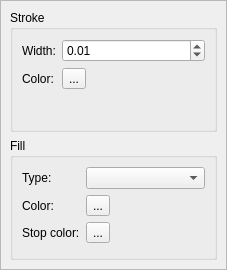
<?xml version="1.0" encoding="UTF-8"?>
<ui version="4.0">
 <class>ColorHandlerEditor</class>
 <widget class="QWidget" name="ColorHandlerEditor">
  <property name="geometry">
   <rect>
    <x>0</x>
    <y>0</y>
    <width>227</width>
    <height>270</height>
   </rect>
  </property>
  <layout class="QGridLayout" name="gridLayout">
   <property name="leftMargin">
    <number>0</number>
   </property>
   <property name="topMargin">
    <number>0</number>
   </property>
   <property name="rightMargin">
    <number>0</number>
   </property>
   <property name="bottomMargin">
    <number>0</number>
   </property>
   <item row="0" column="0">
    <widget class="QFrame" name="frame">
     <property name="frameShape">
      <enum>QFrame::StyledPanel</enum>
     </property>
     <property name="frameShadow">
      <enum>QFrame::Raised</enum>
     </property>
     <layout class="QGridLayout" name="gridLayout_2">
      <item row="0" column="0">
       <widget class="QGroupBox" name="groupBox">
        <property name="title">
         <string>Stroke</string>
        </property>
        <layout class="QFormLayout" name="formLayout">
         <item row="0" column="0">
          <widget class="QLabel" name="label">
           <property name="text">
            <string>Width:</string>
           </property>
          </widget>
         </item>
         <item row="0" column="1">
          <widget class="QDoubleSpinBox" name="sbWidth">
           <property name="wrapping">
            <bool>true</bool>
           </property>
           <property name="minimum">
            <double>0.010000000000000</double>
           </property>
           <property name="maximum">
            <double>10.000000000000000</double>
           </property>
          </widget>
         </item>
         <item row="1" column="0">
          <widget class="QLabel" name="label_2">
           <property name="text">
            <string>Color:</string>
           </property>
          </widget>
         </item>
         <item row="1" column="1">
          <widget class="ive::ColorSelectorButton" name="btnColorStroke">
           <property name="text">
            <string>...</string>
           </property>
          </widget>
         </item>
        </layout>
       </widget>
      </item>
      <item row="1" column="0">
       <widget class="QGroupBox" name="groupBox_2">
        <property name="title">
         <string>Fill</string>
        </property>
        <layout class="QFormLayout" name="formLayout_2">
         <item row="0" column="0">
          <widget class="QLabel" name="label_3">
           <property name="text">
            <string>Type:</string>
           </property>
          </widget>
         </item>
         <item row="0" column="1">
          <widget class="QComboBox" name="cbFillType"/>
         </item>
         <item row="1" column="0">
          <widget class="QLabel" name="label_4">
           <property name="text">
            <string>Color:</string>
           </property>
          </widget>
         </item>
         <item row="1" column="1">
          <widget class="ive::ColorSelectorButton" name="btnColor">
           <property name="text">
            <string>...</string>
           </property>
          </widget>
         </item>
         <item row="2" column="0">
          <widget class="QLabel" name="labelColorStop">
           <property name="text">
            <string>Stop color:</string>
           </property>
          </widget>
         </item>
         <item row="2" column="1">
          <widget class="ive::ColorSelectorButton" name="btnColorStop">
           <property name="text">
            <string>...</string>
           </property>
          </widget>
         </item>
        </layout>
       </widget>
      </item>
     </layout>
    </widget>
   </item>
  </layout>
 </widget>
 <customwidgets>
  <customwidget>
   <class>ive::ColorSelectorButton</class>
   <extends>QToolButton</extends>
   <header>interface/colors/colorselectorbutton.h</header>
  </customwidget>
 </customwidgets>
 <resources/>
 <connections/>
</ui>
